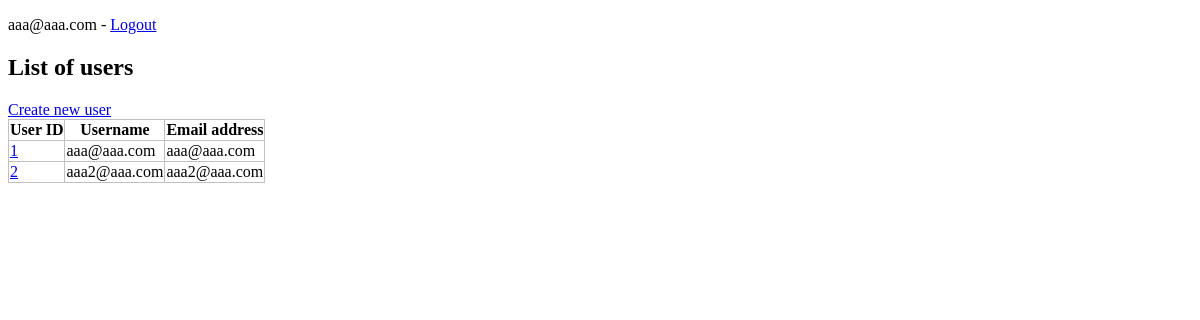
Page /crud/users (signed in) on the earlier database version.
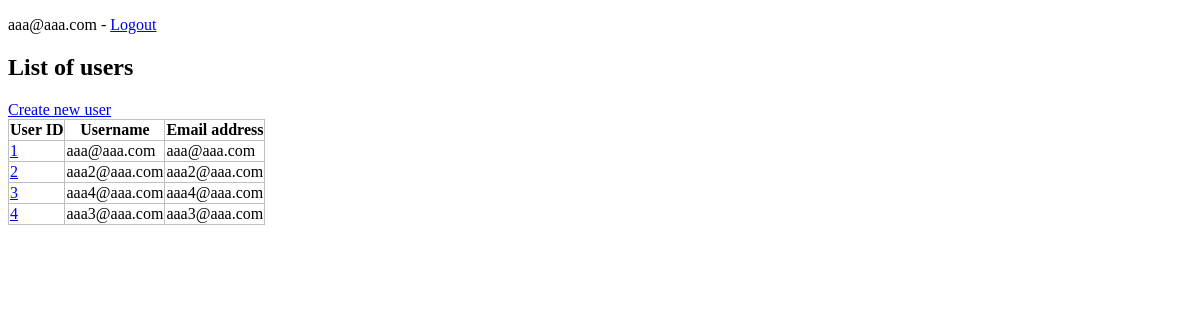
Same page on the later database version.
### apps/crud/models.py (models this page shows, shortened)
class User(db.Model, UserMixin):
    __tablename__ = "users"
    id = db.Column(db.Integer, primary_key=True)
    username = db.Column(db.String, index=True)
    email = db.Column(db.String, unique=True, index=True)
    password_hash = db.Column(db.String)
    create_at = db.Column(db.DateTime, default=datetime.now)
    update_at = db.Column(db.DateTime, default=datetime.now, onupdate=datetime.now)
    @property
    def password(self):
        raise AttributeError("Unreadable.")

### apps/crud/views.py (the view)
@crud.route("/users")
@login_required
def users():
    users = User.query.all()
    return render_template("crud/index.html", users=users)

### apps/crud/models.py (called while the page is built)
@login_manager.user_loader
def load_user(user_id):
    return User.query.get(user_id)

### apps/crud/templates/crud/index.html (shortened to what this page needs)
{% extends "crud/base.html" %}
{% block content %}
<h2>List of users</h2>
<a href="{{ url_for('crud.create_user') }}">Create new user</a>
<table>
  <tr>
    <th>User ID</th>
    <th>Username</th>
    <th>Email address</th>
  </tr>
  {% for user in users %}
  <tr>
    <td>
      <a href="{{ url_for('crud.edit_user', user_id=user.id) }}">{{ user.id }}</a>
    </td>
    <td>{{ user.username }}</td>
    <td>{{ user.email }}</td>
  </tr>
  {% endfor %}
</table>
{% endblock %}

### apps/crud/templates/crud/base.html (shortened to what this page needs)
<!DOCTYPE html>
<html lang="ja">
<head>
  <link rel="stylesheet" href="{{ url_for('crud.static', filename='style.css') }}" />
</head>
<body>
  <div>
    {% if current_user.is_authenticated %}
    <p>
      <span>{{ current_user.username }}</span> -
      <span><a href="{{ url_for('auth.logout') }}">Logout</a></span>
    </p>
    {% endif %}
  </div>
  {% block content %}{% endblock %}
</body>
</html>

### apps/crud/static/style.css (style rules this page uses)
table { border-collapse: collapse; }
table, th, td { border: 1px solid #c0c0c0; }

Differences in the rows shown:
added User: id "3", username "aaa4@aaa.com", email "aaa4@aaa.com"
added User: id "4", username "aaa3@aaa.com", email "aaa3@aaa.com"
